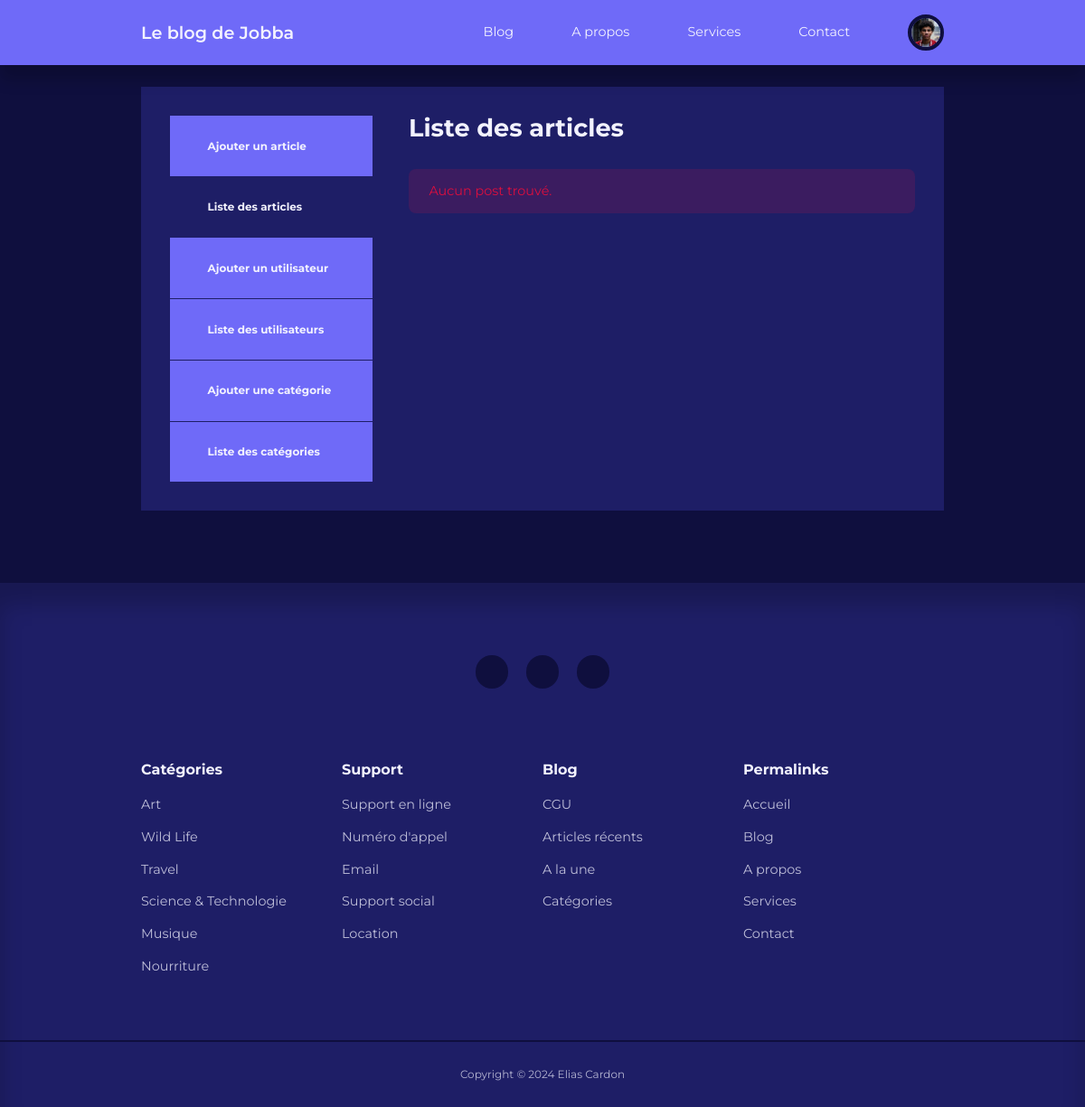
The app's page /backend/admin/ (signed in), older data.
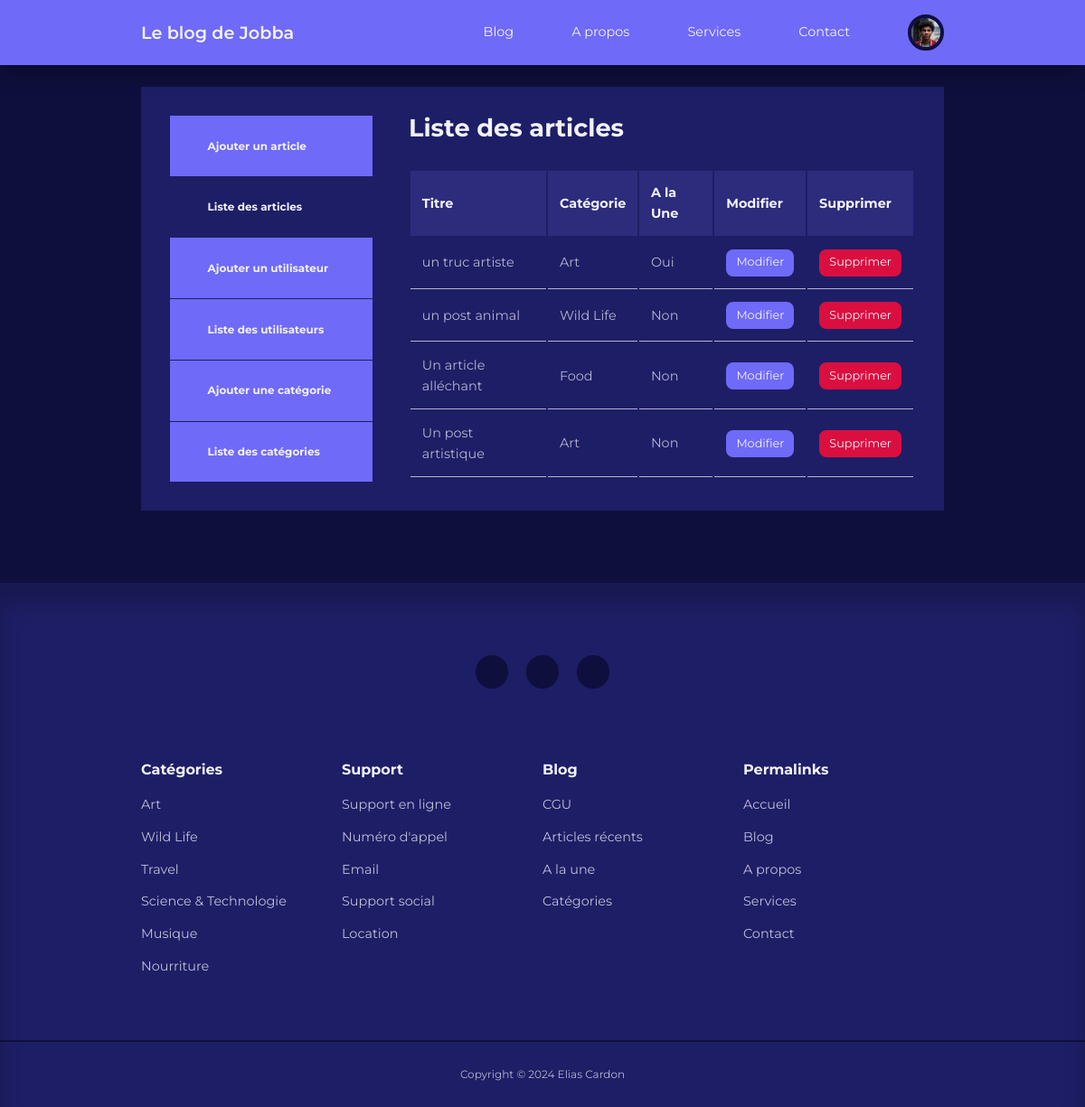
The same page, newer data.
### tables this page shows
CREATE TABLE IF NOT EXISTS `posts` (
  `id` int UNSIGNED NOT NULL AUTO_INCREMENT,
  `title` varchar(255) NOT NULL,
  `body` text NOT NULL,
  `thumbnail` varchar(255) NOT NULL,
  `date_time` timestamp NOT NULL DEFAULT CURRENT_TIMESTAMP,
  `category_id` int UNSIGNED DEFAULT NULL,
  `author_id` int UNSIGNED NOT NULL,
  `is_featured` tinyint(1) NOT NULL,
  PRIMARY KEY (`id`),
  KEY `FK_blog_category` (`category_id`),
  KEY `FK_blog_author` (`author_id`)
);

CREATE TABLE IF NOT EXISTS `categories` (
  `id` int UNSIGNED NOT NULL AUTO_INCREMENT,
  `title` varchar(50) NOT NULL,
  `description` text NOT NULL,
  PRIMARY KEY (`id`)
);

### backend/admin/index.php (the view, shortened to what this page needs)
<?php
require './partials/header.php';
$current_user_id = $_SESSION['user-id'];
$query = "SELECT id, title, category_id, is_featured FROM posts WHERE author_id =$current_user_id ORDER BY id DESC";
$posts = mysqli_query($connection, $query);
?>
<section class="dashboard">
    <div class="container dashboard__container">
        <aside>
            <ul>
                <li>
                    <a href="add-post.php">
                        <h5>Ajouter un article</h5>
                    </a>
                </li>
                <li>
                    <a href="index.php" class="active">
                        <h5>Liste des articles</h5>
                    </a>
                </li>
                <?php if (isset($_SESSION['user_is_admin'])): ?>
                    <li>
                        <a href="add-user.php">
                            <h5>Ajouter un utilisateur</h5>
                        </a>
                    </li>
                    <li>
                        <a href="manage-user.php">
                            <h5>Liste des utilisateurs</h5>
                        </a>
                    </li>
                    <li>
                        <a href="add-category.php">
                            <h5>Ajouter une catégorie</h5>
                        </a>
                    </li>
                    <li>
                        <a href="manage-category.php">
                            <h5>Liste des catégories</h5>
                        </a>
                    </li>
                <?php endif; ?>
            </ul>
        </aside>
        <main>
            <h2>Liste des articles</h2>
            <?php if (mysqli_num_rows($posts) > 0) : ?>
                <table>
                    <thead>
                    <tr>
                        <th>Titre</th>
                        <th>Catégorie</th>
                        <th>A la Une</th>
                        <th>Modifier</th>
                        <th>Supprimer</th>
                    </tr>
                    </thead>
                    <tbody>
                    <?php while ($post = mysqli_fetch_assoc($posts)) : ?>
                        <?php
                        $category_id = $post['category_id'];
                        $category_query = "SELECT title FROM categories WHERE id=$category_id";
                        $category_result = mysqli_query($connection,$category_query);
                        $category = mysqli_fetch_assoc($category_result);
                        ?>
                        <tr>
                            <td><?= $post['title'] ?></td>
                            <td><?= $category['title'] ?></td>
                            <td><?= $post['is_featured'] ? 'Oui' : 'Non' ?></td>
                            <td><a href="<?= ROOT_URL ?>backend/admin/edit-post.php?id=<?= $post['id'] ?>" class="btn sm">Modifier</a></td>
                            <td><a href="<?= ROOT_URL ?>backend/admin/delete-post.php?id=<?= $post['id'] ?>" class="btn sm danger">Supprimer</a></td>
                        </tr>
                    <?php endwhile; ?>
                    </tbody>
                </table>
            <?php else: ?>
                <div class="alert__message error"><?= "Aucun post trouvé." ?></div>
            <?php endif ?>
        </main>
    </div>
</section>
<?php
require '../partials/footer.php';
?>
</body>
</html>

Row changes from the older to the newer data that the page shows:
added posts: title "un truc artiste", category.title "Art", is_featured "Oui"
added posts: title "un post animal", category.title "Wild Life", is_featured "Non"
added posts: title "Un article alléchant", category.title "Food", is_featured "Non"
added posts: title "Un post artistique", category.title "Art", is_featured "Non"
Text that changed along with them:
text no longer shown: "Aucun post trouvé."
text now shown: "Titre Catégorie A la Une Modifier Supprimer"
